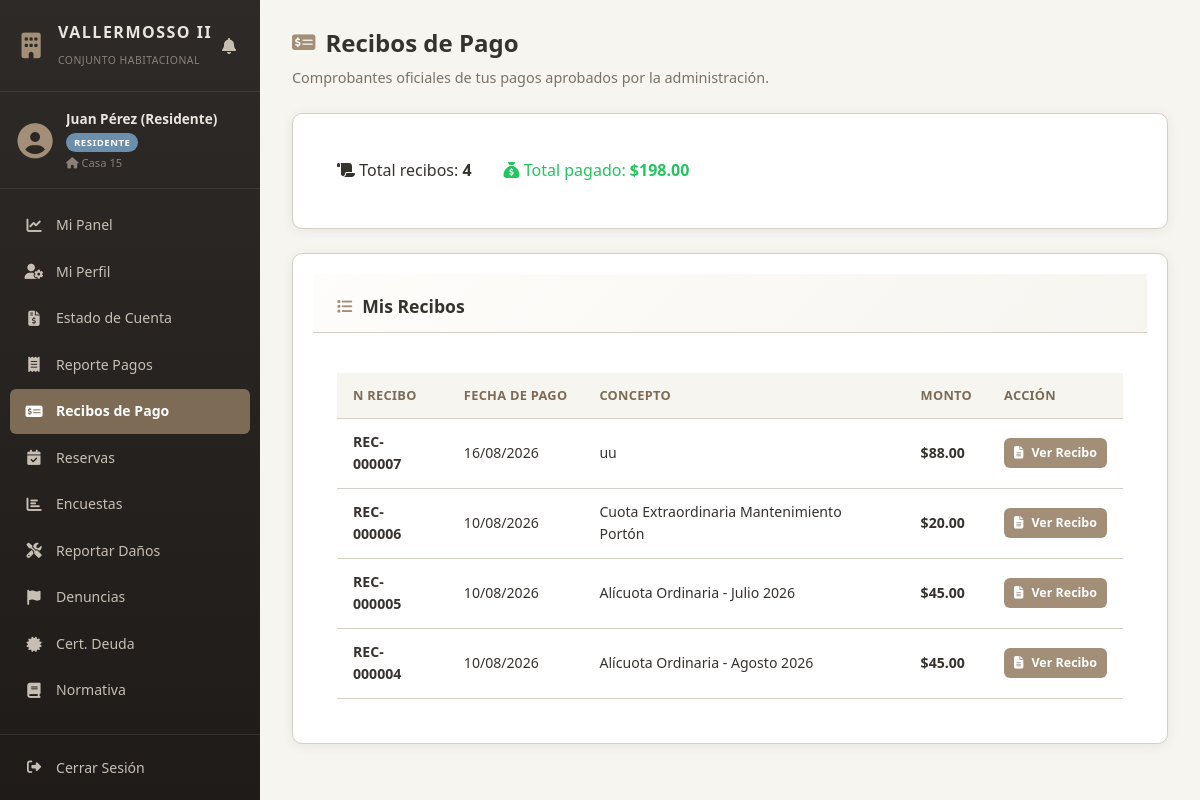
The page /views/residente/recibos_pago.php (signed in) on the database its author committed.
### tables this page shows
CREATE TABLE `pagos` (
  `id_pago` int(11) NOT NULL AUTO_INCREMENT,
  `id_usuario` int(11) NOT NULL,
  `concepto` varchar(150) NOT NULL,
  `monto` decimal(10,2) NOT NULL,
  `fecha_vencimiento` date NOT NULL,
  `estado` enum('PENDIENTE','EN_REVISION','PAGADO','RECHAZADO') DEFAULT 'PENDIENTE',
  `comprobante_url` varchar(255) DEFAULT NULL,
  `fecha_subida` datetime DEFAULT NULL,
  `created_at` timestamp NOT NULL DEFAULT current_timestamp(),
  PRIMARY KEY (`id_pago`),
  KEY `id_usuario` (`id_usuario`),
  CONSTRAINT `pagos_ibfk_1` FOREIGN KEY (`id_usuario`) REFERENCES `usuarios` (`id_usuario`) ON DELETE CASCADE
);

### views/residente/recibos_pago.php (the view, shortened to what this page needs)
<?php
$id_usuario = $_SESSION['id_usuario'];
$pdo = Database::obtenerConexion();
$pdo->exec("CREATE TABLE IF NOT EXISTS recibos_pago (
    id INT AUTO_INCREMENT PRIMARY KEY,
    id_pago INT NOT NULL,
    id_usuario INT NOT NULL,
    numero_recibo VARCHAR(20) NOT NULL,
    monto_pagado DECIMAL(10,2) NOT NULL,
    concepto VARCHAR(150) NOT NULL,
    fecha_emision TIMESTAMP NOT NULL DEFAULT CURRENT_TIMESTAMP
) ENGINE=InnoDB DEFAULT CHARSET=utf8mb4");
?>
<?php
$stmt = $pdo->prepare("SELECT p.id_pago, p.concepto, p.monto, p.created_at, r.numero_recibo
                       FROM pagos p LEFT JOIN recibos_pago r ON r.id_pago = p.id_pago
                       WHERE p.id_usuario = :u AND p.estado = 'PAGADO'
                       ORDER BY p.created_at DESC");
$stmt->execute([':u' => $id_usuario]);
$recibos = $stmt->fetchAll(PDO::FETCH_ASSOC);
$totalRecibado = 0;
foreach ($recibos as $r) { $totalRecibado += (float)$r['monto']; }
?>
<!DOCTYPE html>
<html lang="es">
<head>
    <link rel="stylesheet" href="../../public/css/style.css">
    <link rel="stylesheet" href="https://cdnjs.cloudflare.com/ajax/libs/font-awesome/6.4.0/css/all.min.css">
</head>
<body>
<div class="app-layout">
    <?php include_once __DIR__ . '/../sidebar.php'; ?>
    <main class="main-content">
        <header class="content-header">
            <h1><i class="fa-solid fa-money-check-dollar"></i> Recibos de Pago</h1>
            <p class="subtitle">Comprobantes oficiales de tus pagos aprobados por la administración.</p>
        </header>
        <section class="card" style="margin-bottom: 1.5rem;">
            <div class="card-body" style="display:flex; gap:2rem; flex-wrap:wrap;">
                <div><i class="fa-solid fa-scroll"></i> Total recibos: <strong><?= count($recibos) ?></strong></div>
                <div style="color:#22c55e;"><i class="fa-solid fa-sack-dollar"></i> Total pagado: <strong>$<?= number_format($totalRecibado, 2) ?></strong></div>
            </div>
        </section>
        <section class="card">
            <div class="card-header">
                <h2><i class="fa-solid fa-list"></i> Mis Recibos</h2>
            </div>
            <div class="card-body">
                <div class="table-responsive">
                    <table class="table">
                        <thead>
                            <tr>
                                <th>N Recibo</th>
                                <th>Fecha de Pago</th>
                                <th>Concepto</th>
                                <th>Monto</th>
                                <th>Acción</th>
                            </tr>
                        </thead>
                        <tbody>
                            <?php if (empty($recibos)): ?>
                                <tr><td colspan="5" class="text-center">Aun no tienes recibos. Apareceran cuando la administración apruebe tus pagos.</td></tr>
                            <?php else: ?>
                                <?php foreach ($recibos as $r): ?>
                                    <tr>
                                        <td><strong><?= htmlspecialchars($r['numero_recibo'] ?? 'REC-' . str_pad((string)$r['id_pago'], 6, '0', STR_PAD_LEFT)) ?></strong></td>
                                        <td><?= date('d/m/Y', strtotime($r['created_at'])) ?></td>
                                        <td><?= htmlspecialchars($r['concepto'] ?? 'N/A') ?></td>
                                        <td><strong>$<?= number_format((float)$r['monto'], 2) ?></strong></td>
                                        <td>
                                            <a href="recibos_pago.php?ver=<?= (int)$r['id_pago'] ?>" class="btn btn-sm btn-primary">
                                                <i class="fa-solid fa-file-lines"></i> Ver Recibo
                                            </a>
                                        </td>
                                    </tr>
                                <?php endforeach; ?>
                            <?php endif; ?>
                        </tbody>
                    </table>
                </div>
            </div>
        </section>
    </main>
</div>
</body>
</html>

### public/css/style.css (style rules this page uses)
:root { --bg-main: #F7F5F0; --bg-card: #FFFFFF; --primary: #A38F78; --primary-dark: #7D6B56; --secondary: #D8CFC4; --accent: #6E7E65; --danger: #B86B61; --text-main: #36322E; --text-muted: #7A7268; --sidebar-bg: #2E2A27; --sidebar-hover: #3E3732; --sidebar-active: #4A3F38; --sidebar-text: #C8BFB4; --sidebar-text-active: #FFFFFF; --sidebar-width: 260px; --sidebar-collapsed-width: 70px; --shadow: 0 2px 12px rgba(54, 50, 46, 0.08); --shadow-lg: 0 8px 24px rgba(54, 50, 46, 0.12); --radius: 10px; --radius-sm: 6px; --transition: all 0.3s cubic-bezier(0.4, 0, 0.2, 1); }
* { box-sizing: border-box; margin: 0; padding: 0; font-family: 'Segoe UI', Tahoma, Geneva, Verdana, sans-serif; }
body { background-color: var(--bg-main); color: var(--text-main); line-height: 1.6; overflow-x: hidden; }
.app-layout { display: flex; min-height: 100vh; }
.main-content { flex: 1; margin-left: var(--sidebar-width); padding: 30px; transition: var(--transition); min-height: 100vh; }
.content-header { margin-bottom: 28px; }
.content-header h1 { font-size: 1.5rem; font-weight: 700; color: var(--primary-dark); margin-bottom: 4px; display: flex; align-items: center; gap: 10px; }
.content-header h1 i { color: var(--primary); font-size: 1.3rem; }
.content-header .subtitle { color: var(--text-muted); font-size: 0.9rem; }
.card { background: var(--bg-card); border: 1px solid var(--secondary); border-radius: var(--radius); box-shadow: var(--shadow); overflow: hidden; margin-bottom: 24px; }
.card-header { padding: 18px 24px; border-bottom: 1px solid var(--secondary); background: linear-gradient(135deg, #FEFDFB 0%, #F7F5F0 100%); }
.card-header h2 { font-size: 1.05rem; font-weight: 700; color: var(--primary-dark); display: flex; align-items: center; gap: 10px; margin: 0; }
.card-header h2 i { color: var(--primary); font-size: 0.95rem; }
.card-body { padding: 24px; }
.btn { display: inline-flex; align-items: center; gap: 8px; padding: 10px 20px; font-size: 0.9rem; font-weight: 600; border: none; border-radius: var(--radius-sm); cursor: pointer; text-decoration: none; text-align: center; transition: var(--transition); white-space: nowrap; }
.btn-primary { background-color: var(--primary); color: #FFFFFF; }
.btn-sm { padding: 6px 12px; font-size: 0.8rem; }
.table-responsive { overflow-x: auto; -webkit-overflow-scrolling: touch; }
.table { width: 100%; border-collapse: collapse; }
.table th, .table td { padding: 12px 16px; text-align: left; border-bottom: 1px solid var(--secondary); font-size: 0.88rem; }
.table th { background-color: var(--bg-main); color: var(--primary-dark); font-weight: 700; font-size: 0.8rem; text-transform: uppercase; letter-spacing: 0.3px; white-space: nowrap; }

### views/sidebar.php (style rules this page uses)
.main-content { margin-left: 260px; flex: 1; min-height: 100vh; padding: 24px 32px; transition: all 0.3s cubic-bezier(0.4, 0, 0.2, 1); }
.content-header { margin-bottom: 24px; }
.content-header h1 { font-size: 1.5rem; font-weight: 700; color: #36322E; display: flex; align-items: center; gap: 10px; }
.content-header h1 i { color: #A38F78; }
.content-header .subtitle { color: #7A7268; font-size: 0.9rem; margin-top: 4px; }
.card { background: #FFFFFF; border: 1px solid #D8CFC4; border-radius: 10px; box-shadow: 0 2px 12px rgba(54, 50, 46, 0.08); padding: 20px; margin-bottom: 20px; }
.card-header { display: flex; justify-content: space-between; align-items: center; margin-bottom: 16px; padding-bottom: 12px; border-bottom: 1px solid #D8CFC4; }
.card-header h2, .card-header h3 { font-size: 1.1rem; font-weight: 600; color: #36322E; }
.table-responsive { overflow-x: auto; }
table { width: 100%; border-collapse: collapse; }
table th { background: #F7F5F0; color: #7A7268; font-size: 0.78rem; font-weight: 700; text-transform: uppercase; letter-spacing: 0.3px; padding: 10px 14px; text-align: left; border-bottom: 2px solid #D8CFC4; }
table td { padding: 10px 14px; font-size: 0.88rem; color: #36322E; border-bottom: 1px solid #EDE9E3; vertical-align: middle; }
.btn { display: inline-flex; align-items: center; gap: 8px; padding: 9px 18px; border: none; border-radius: 6px; font-size: 0.88rem; font-weight: 600; cursor: pointer; transition: all 0.3s; text-decoration: none; font-family: inherit; }
.btn-primary { background: #A38F78; color: #fff; }
.btn-sm { padding: 5px 10px; font-size: 0.78rem; }

### rows shown on the page
pagos: numero_recibo "REC-000007", created_at "16/08/2026", concepto "uu", monto "88.00"
pagos: numero_recibo "REC-000006", created_at "10/08/2026", concepto "Cuota Extraordinaria Mantenimiento Portón", monto "20.00"
pagos: numero_recibo "REC-000005", created_at "10/08/2026", concepto "Alícuota Ordinaria - Julio 2026", monto "45.00"
pagos: numero_recibo "REC-000004", created_at "10/08/2026", concepto "Alícuota Ordinaria - Agosto 2026", monto "45.00"

### other values the page prints
$nombre "Juan Pérez (Residente)"
$rol "RESIDENTE"
$vivienda "Casa 15"
$item['label'] "Mi Panel"
$item['label'] "Mi Perfil"
$item['label'] "Estado de Cuenta"
$item['label'] "Reporte Pagos"
$item['label'] "Recibos de Pago"
$item['label'] "Reservas"
$item['label'] "Encuestas"
$item['label'] "Reportar Daños"
$item['label'] "Denuncias"
$item['label'] "Cert. Deuda"
$item['label'] "Normativa"
count($recibos) "4"
